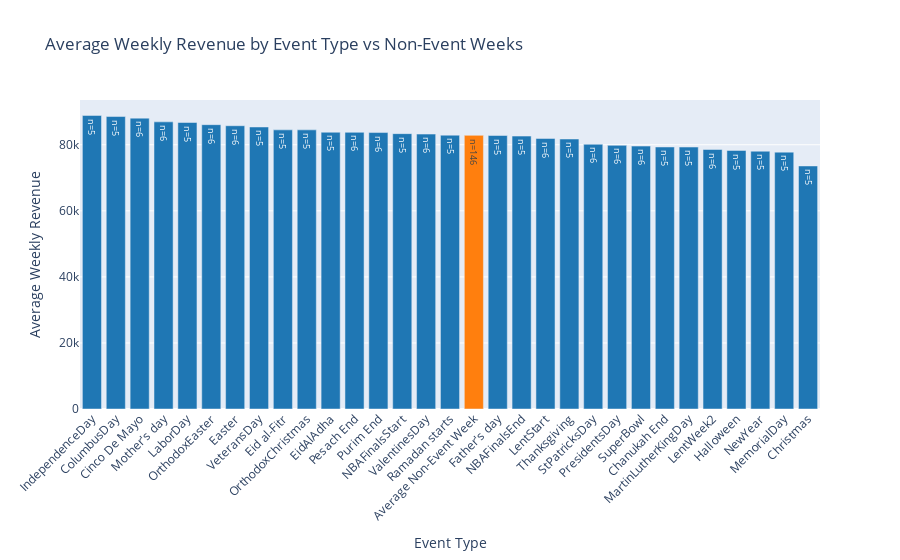

The cell this chart's notebook holds for it:
### Code cell
# Get all events from both columns
events_df1 = store_data[store_data["event_name_1"].notna()][
    ["date", "event_name_1"]
].rename(columns={"event_name_1": "event"})
events_df2 = store_data[store_data["event_name_2"].notna()][
    ["date", "event_name_2"]
].rename(columns={"event_name_2": "event"})
event_dates = pd.concat([events_df1, events_df2], ignore_index=True).drop_duplicates()
event_types = event_dates["event"].unique()

# Calculate average weekly revenue for each event type
event_weekly_avg = []
for event_type in event_types:
    # Get all dates for this event type
    event_type_dates = event_dates[event_dates["event"] == event_type]["date"].unique()

    # Calculate weekly revenue for each occurrence of this event
    event_revenues = []
    for event_date in event_type_dates:
        week_end = pd.to_datetime(event_date)
        week_start = week_end - pd.Timedelta(days=6)
        weekly_rev = store_data[
            (store_data["date"] >= week_start) & (store_data["date"] <= week_end)
        ]["revenue"].sum()
        event_revenues.append(weekly_rev)

    # Calculate average weekly revenue for this event type
    avg_weekly_rev = np.mean(event_revenues)
    event_weekly_avg.append(
        {
            "event": event_type,
            "week_ending": pd.NaT,
            "weekly_revenue": avg_weekly_rev,
            "occurrences": len(event_revenues),
        }
    )

event_weekly_df = pd.DataFrame(event_weekly_avg)

# Calculate average weekly revenue for non-event weeks
non_event_weekly = []
current_date = store_data["date"].min()
end_date = store_data["date"].max()

while current_date <= end_date:
    week_end = current_date + pd.Timedelta(days=6)
    # Skip if week overlaps with any event date
    if not any(
        (week_end >= pd.to_datetime(ed)) & (current_date <= pd.to_datetime(ed))
        for ed in event_dates["date"].unique()
    ):
        weekly_rev = store_data[
            (store_data["date"] >= current_date) & (store_data["date"] <= week_end)
        ]["revenue"].sum()
        non_event_weekly.append(weekly_rev)
    current_date += pd.Timedelta(days=7)

avg_non_event = np.mean(non_event_weekly)

# Create a separate DataFrame for non-event average with matching columns
non_event_df = pd.DataFrame(
    [
        {
            "event": "Average Non-Event Week",
            "week_ending": pd.NaT,
            "weekly_revenue": avg_non_event,
            "occurrences": len(non_event_weekly),
        }
    ]
)

# Ensure both DataFrames have the same dtypes before concatenation
for col in event_weekly_df.columns:
    non_event_df[col] = non_event_df[col].astype(event_weekly_df[col].dtype)

# Concatenate the DataFrames
event_weekly_df = pd.concat([event_weekly_df, non_event_df], ignore_index=True)

# Sort by weekly revenue in descending order
event_weekly_df = event_weekly_df.sort_values("weekly_revenue", ascending=False)

# Add occurrence text
event_weekly_df["text"] = event_weekly_df["occurrences"].apply(lambda x: f"n={x}")

# Create bar plot with text included
fig = px.bar(
    event_weekly_df,
    x="event",
    y="weekly_revenue",
    text="text",  # Add the occurrence counts as text
    title="Average Weekly Revenue by Event Type vs Non-Event Weeks",
    labels={"weekly_revenue": "Average Weekly Revenue", "event": "Event Type"},
)

# Color the average non-event bar differently
colors = [
    "#1f77b4" if x != "Average Non-Event Week" else "#ff7f0e"
    for x in event_weekly_df["event"]
]
fig.update_traces(marker_color=colors, textposition="auto")

# Rotate x-axis labels for better readability
fig.update_layout(xaxis_tickangle=-45, showlegend=False)

fig.show()

### Figure 1 — Plotly figure (JSON) as saved in the notebook; plotly's stock layout.template omitted (floating-point values rounded to 4 significant figures)
{"data": [{"hovertemplate": "Event Type=%{x}<br>Average Weekly Revenue=%{y}<br>text=%{text}<extra></extra>", "legendgroup": "", "marker": {"color": ["#1f77b4", "#1f77b4", "#1f77b4", "#1f77b4", "#1f77b4", "#1f77b4", "#1f77b4", "#1f77b4", "#1f77b4", "#1f77b4", "#1f77b4", "#1f77b4", "#1f77b4", "#1f77b4", "#1f77b4", "#1f77b4", "#ff7f0e", "#1f77b4", "#1f77b4", "#1f77b4", "#1f77b4", "#1f77b4", "#1f77b4", "#1f77b4", "#1f77b4", "#1f77b4", "#1f77b4", "#1f77b4", "#1f77b4", "#1f77b4", "#1f77b4"], "pattern": {"shape": ""}}, "name": "", "orientation": "v", "showlegend": false, "text": ["n=5", "n=5", "n=6", "n=6", "n=5", "n=6", "n=6", "n=5", "n=5", "n=5", "n=5", "n=6", "n=6", "n=5", "n=6", "n=5", "n=146", "n=5", "n=5", "n=6", "n=5", "n=6", "n=6", "n=6", "n=5", "n=5", "n=6", "n=5", "n=5", "n=5", "n=5"], "textposition": "auto", "type": "bar", "x": ["IndependenceDay", "ColumbusDay", "Cinco De Mayo", "Mother's day", "LaborDay", "OrthodoxEaster", "Easter", "VeteransDay", "Eid al-Fitr", "OrthodoxChristmas", "EidAlAdha", "Pesach End", "Purim End", "NBAFinalsStart", "ValentinesDay", "Ramadan starts", "Average Non-Event Week", "Father's day", "NBAFinalsEnd", "LentStart", "Thanksgiving", "StPatricksDay", "PresidentsDay", "SuperBowl", "Chanukah End", "MartinLutherKingDay", "LentWeek2", "Halloween", "NewYear", "MemorialDay", "Christmas"], "xaxis": "x", "y": [88880.0, 88550.0, 88070.0, 86930.0, 86740.0, 86090.0, 85770.0, 85380.0, 84510.0, 84510.0, 83800.0, 83760.0, 83700.0, 83370.0, 83240.0, 82910.0, 82850.0, 82800.0, 82630.0, 81910.0, 81740.0, 80150.0, 79830.0, 79600.0, 79330.0, 79310.0, 78570.0, 78280.0, 78050.0, 77770.0, 73590.0], "yaxis": "y"}], "layout": {"barmode": "relative", "legend": {"tracegroupgap": 0}, "showlegend": false, "title": {"text": "Average Weekly Revenue by Event Type vs Non-Event Weeks"}, "xaxis": {"anchor": "y", "domain": [0, 1], "tickangle": -45, "title": {"text": "Event Type"}}, "yaxis": {"anchor": "x", "domain": [0, 1], "title": {"text": "Average Weekly Revenue"}}}}
